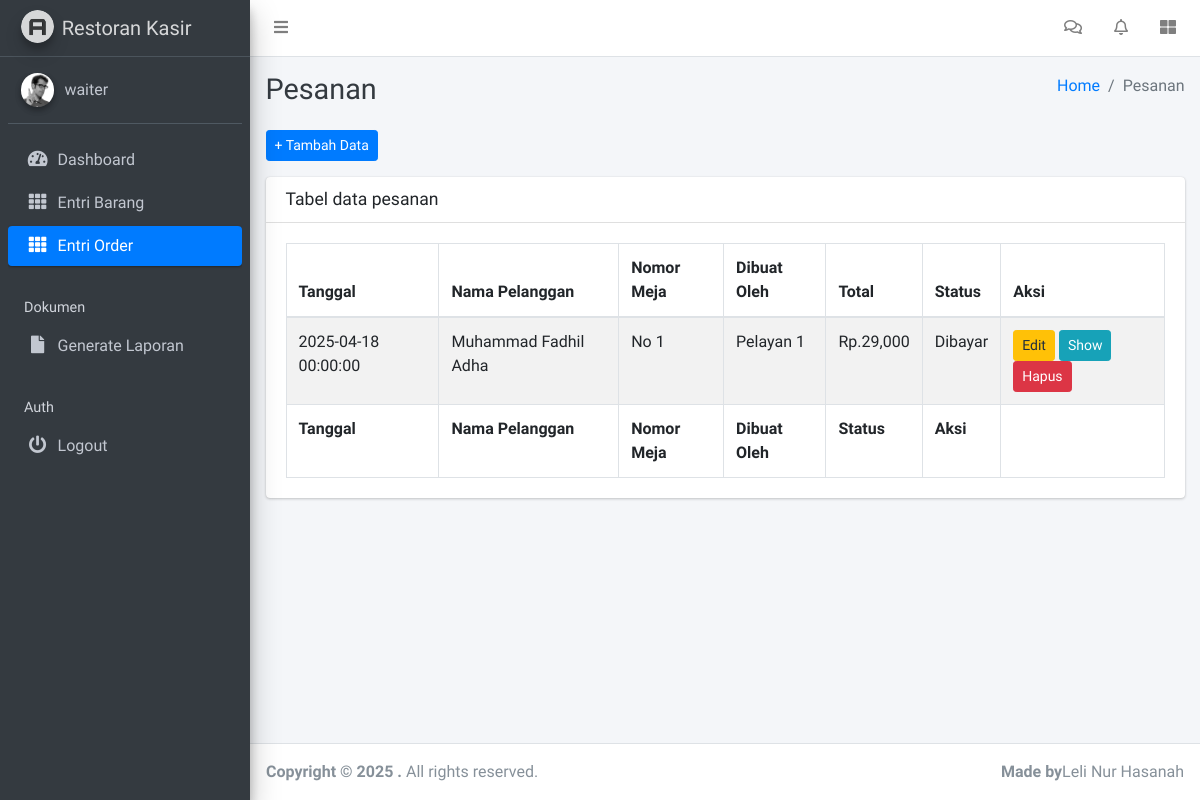
Page /dashboard/index.php?page=pesanan (signed in) on the earlier database version.
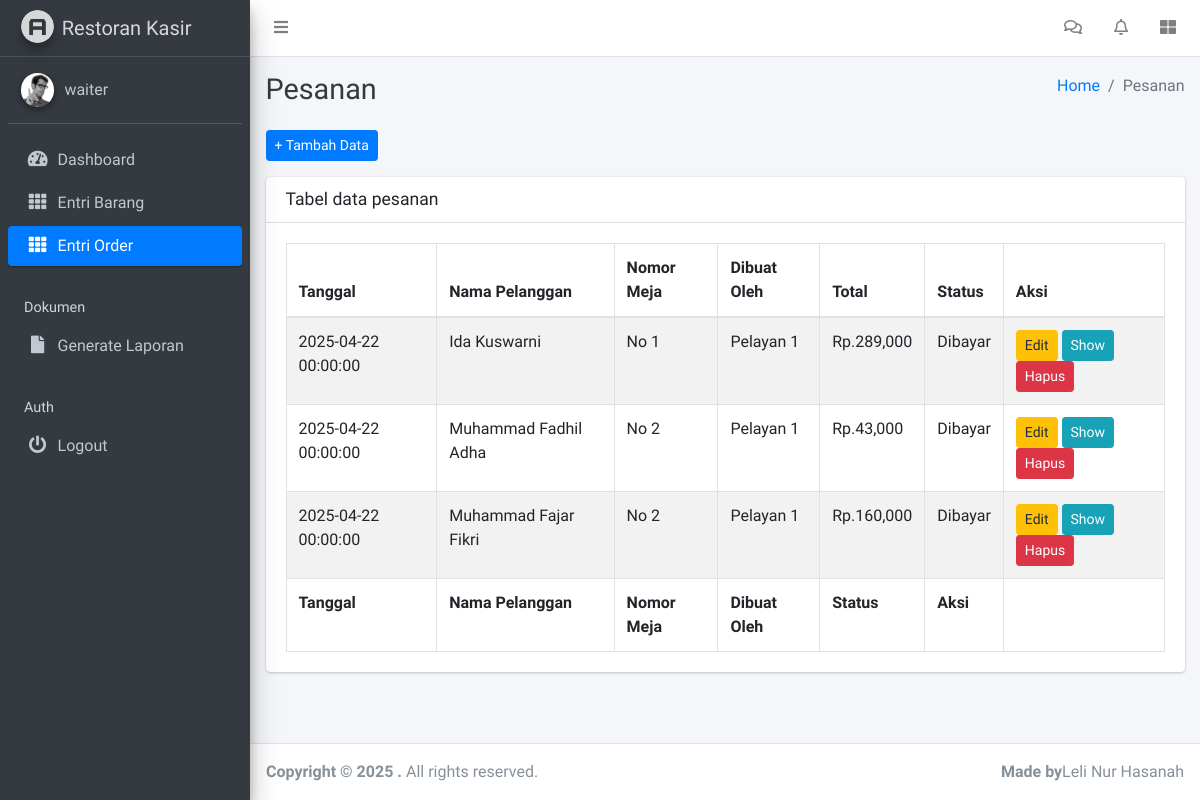
Same page on the later database version.
### tables this page shows
CREATE TABLE `pesanan` (
  `idpesanan` int NOT NULL,
  `idpelanggan` int DEFAULT NULL,
  `idmeja` int DEFAULT NULL,
  `iduser` int DEFAULT NULL,
  `tanggal` datetime DEFAULT CURRENT_TIMESTAMP,
  `invoice` varchar(255) DEFAULT NULL,
  `total` int DEFAULT NULL,
  `status` enum('diproses','selesai','dibayar') DEFAULT 'diproses'
);

CREATE TABLE `pelanggan` (
  `idpelanggan` int NOT NULL,
  `Namapelanggan` varchar(100) NOT NULL,
  `Jeniskelamin` tinyint(1) DEFAULT NULL,
  `Nohp` varchar(15) DEFAULT NULL,
  `Alamat` text
);

CREATE TABLE `meja` (
  `idmeja` int NOT NULL,
  `nomor_meja` varchar(10) NOT NULL,
  `status` enum('tersedia','terisi') DEFAULT 'tersedia'
);

CREATE TABLE `user` (
  `iduser` int NOT NULL,
  `username` varchar(50) NOT NULL,
  `password` varchar(255) NOT NULL,
  `Namauser` varchar(100) NOT NULL,
  `role` enum('administrator','waiter','kasir','owner') NOT NULL
);

### dashboard/pesanan/pesanan.php (the view, shortened to what this page needs)
<div class="content-wrapper">
    <div class="content-header">
      <div class="container-fluid">
        <div class="row mb-2">
          <div class="col-sm-6">
            <h1 class="m-0 text-dark">Pesanan</h1>
          </div>
          <div class="col-sm-6">
            <ol class="breadcrumb float-sm-right">
              <li class="breadcrumb-item"><a href="#">Home</a></li>
              <li class="breadcrumb-item active">Pesanan</li>
            </ol>
          </div>
        </div>
      </div>
    </div>
    <section class="content">
      <div class="container-fluid">
        <a href="?page=pesanan&action=add" class="btn btn btn-sm btn-primary mb-3">+ Tambah Data</a>
        <div class="card">
              <div class="card-header">
                <h3 class="card-title">Tabel data pesanan</h3>
              </div>
              <div class="card-body">
                <table id="example1" class="table table-bordered table-striped">
                  <thead>
                  <tr>
                    <th>Tanggal</th>
                    <th>Nama Pelanggan</th>
                    <th>Nomor Meja</th>
                    <th>Dibuat Oleh</th>
                    <th>Total</th>
                    <th>Status</th>
                    <th>Aksi</th>
                  </tr>
                  </thead>
                  <tbody>
                  <?php
                  $daftar_pesanan = mysqli_query($conn, "SELECT pelanggan.Namapelanggan, meja.nomor_meja, user.Namauser, pesanan.tanggal, pesanan.idpesanan, pesanan.total, pesanan.status FROM pesanan
                  INNER JOIN pelanggan ON pesanan.idpelanggan = pelanggan.idpelanggan
                  INNER JOIN meja ON pesanan.idmeja = meja.idmeja
                  INNER JOIN user ON pesanan.iduser = user.iduser") or die(mysqli_error());
                  foreach($daftar_pesanan as $pesanan) :
                  ?>
                  <tr>
                      <td><?php echo $pesanan['tanggal'] ?></td>
                    <td><?php echo $pesanan['Namapelanggan'] ?></td>
                    <td><?php echo $pesanan['nomor_meja'] ?></td>
                    <td><?php echo $pesanan['Namauser'] ?></td>
                    <td>Rp.<?php echo number_format($pesanan['total']) ?></td>
                    <td><?php echo ucfirst($pesanan['status']) ?></td>
                    <td>
                        <a href="?page=pesanan&action=edit&id=<?php echo $pesanan['idpesanan']; ?>" class="btn btn-warning btn-sm">Edit</a>
                        <a href="?page=pesanan&action=show&id=<?php echo $pesanan['idpesanan']; ?>" class="btn btn-info btn-sm">Show</a>
                        <a onclick="return confirm('Yakin hapus data?')" href="?page=pesanan&action=delete&id=<?php echo $pesanan['idpesanan']; ?>" class="btn btn-danger btn-sm">Hapus</a>
                    </td>
                  </tr>
                  <?php endforeach; ?>
                  </tbody>
                  <tfoot>
                  <tr>
                  <th>Tanggal</th>
                    <th>Nama Pelanggan</th>
                    <th>Nomor Meja</th>
                    <th>Dibuat Oleh</th>
                    <th>Status</th>
                    <th>Aksi</th>
                  </tr>
                  </tfoot>
                </table>
              </div>
            </div>
      </div>
    </section>
  </div>

### dashboard/index.php (shortened to what this page needs)
<?php
require '../config/config.php';
?>
<!DOCTYPE html>
<html>
<head>
  <link rel="stylesheet" href="../plugins/fontawesome-free/css/all.min.css">
  <link rel="stylesheet" href="https://code.ionicframework.com/ionicons/2.0.1/css/ionicons.min.css">
  <link rel="stylesheet" href="../plugins/tempusdominus-bootstrap-4/css/tempusdominus-bootstrap-4.min.css">
  <link rel="stylesheet" href="../plugins/icheck-bootstrap/icheck-bootstrap.min.css">
  <link rel="stylesheet" href="../plugins/jqvmap/jqvmap.min.css">
  <link rel="stylesheet" href="../dist/css/adminlte.min.css">
  <link rel="stylesheet" href="../plugins/overlayScrollbars/css/OverlayScrollbars.min.css">
  <link rel="stylesheet" href="../plugins/daterangepicker/daterangepicker.css">
  <link rel="stylesheet" href="../plugins/summernote/summernote-bs4.css">
  <link rel="stylesheet" href="../plugins/select2/css/select2.min.css">
  <link rel="stylesheet" href="../plugins/select2-bootstrap4-theme/select2-bootstrap4.min.css">
</head>
<body class="hold-transition sidebar-mini layout-fixed">
<div class="wrapper">
  <nav class="main-header navbar navbar-expand navbar-white navbar-light">
    <ul class="navbar-nav">
      <li class="nav-item">
        <a class="nav-link" data-widget="pushmenu" href="#" role="button"><i class="fas fa-bars"></i></a>
      </li>
    </ul>
    <ul class="navbar-nav ml-auto">
      <li class="nav-item dropdown">
        <a class="nav-link" data-toggle="dropdown" href="#">
          <i class="far fa-comments"></i>
        </a>
      </li>
      <li class="nav-item dropdown">
        <a class="nav-link" data-toggle="dropdown" href="#">
          <i class="far fa-bell"></i>
        </a>
      </li>
      <li class="nav-item">
        <a class="nav-link" data-widget="control-sidebar" data-slide="true" href="#" role="button">
          <i class="fas fa-th-large"></i>
        </a>
      </li>
    </ul>
  </nav>
  <aside class="main-sidebar sidebar-dark-primary elevation-4">
    <a href="index.php" class="brand-link">
      <img src="../dist/img/AdminLTELogo.png" alt="AdminLTE Logo" class="brand-image img-circle elevation-3"
           style="opacity: .8">
      <span class="brand-text font-weight-light">
        <?php
          if(isset($data) > 0){
            echo $data['nama_toko'];
          } else {
            echo "Restoran Kasir";
          }
        ?></span>
    </a>
    <div class="sidebar">
      <div class="user-panel mt-3 pb-3 mb-3 d-flex">
        <div class="image">
          <img src="../dist/img/user2-160x160.jpg" class="img-circle elevation-2" alt="User Image">
        </div>
        <div class="info">
          <a href="#" class="d-block"><?= $_SESSION['user']['role']; ?></a>
        </div>
      </div>
      <nav class="mt-2">
        <ul class="nav nav-pills nav-sidebar flex-column" data-widget="treeview" role="menu" data-accordion="false">
          <li class="nav-item">
            <a href="index.php" class="nav-link <?php if(isset($_GET['page'])){ echo''; } else { echo 'active'; } ?>">
              <i class="nav-icon fas fa-tachometer-alt"></i>
              <p>
                Dashboard
              </p>
            </a>
          </li>
            <?php if($_SESSION['user']['role'] === 'waiter'){  ?>
                <li class="nav-item">
            <a href="?page=barang" class="nav-link <?php if(isset($_GET['page'])){ if($_GET['page'] == 'barang'){ echo'active';  } else { echo ''; } } ?>">
              <i class="nav-icon fas fa-th"></i>
              <p>
                Entri Barang
              </p>
            </a>
          </li>
          <li class="nav-item">
            <a href="?page=pesanan" class="nav-link <?php if(isset($_GET['page'])){ if($_GET['page'] == 'pesanan'){ echo'active';  } else { echo ''; } } ?>">
              <i class="nav-icon fas fa-th"></i>
              <p>
                Entri Order
              </p>
            </a>
            </li>
            <li class="nav-header">Dokumen</li>
          <li class="nav-item">
            <a href="?page=laporan" class="nav-link <?php if(isset($_GET['page'])) { if($_GET['page'] == 'laporan') { echo'active'; } else { echo ''; } } ?>">
              <i class="nav-icon fas fa-file"></i>
              <p>Generate Laporan</p>
            </a>
          </li>
            <?php } ?>
            <li class="nav-header">Auth</li>
          <li class="nav-item">
            <a onclick="return confirm('Mau logout?')" href="auth/logout.php" confirm="" class="nav-link">
              <i class="nav-icon fas fa-power-off"></i>
              <p>Logout</p>
            </a>
          </li>
        </ul>
      </nav>
    </div>
  </aside>
<?php
  if(isset($_GET['page'])){
    if($_GET['page'] == 'meja')
    {
      include "meja/meja.php";
      if(isset($_GET['action'])){
        if($_GET['action'] == "add"){
          include "meja/add.php";
        }elseif($_GET['action'] == "edit"){
          include "meja/edit.php";
        }elseif($_GET['action'] == "delete"){
          include "meja/delete.php";
        }
      }
    }
    else if($_GET['page'] == 'pesanan'){
        include "pesanan/pesanan.php";
    }
  } else {
    include "dashboard.php";
  }
  ?>
  <footer class="main-footer">
    <strong>Copyright &copy; 2025 <a href="http://tokojaya.io"></a>.</strong>
    All rights reserved.
    <div class="float-right d-none d-sm-inline-block">
      <b>Made by</b>Leli Nur Hasanah
    </div>
  </footer>
</div>
</body>
</html>

Differences in the rows shown:
removed pesanan: tanggal "2025-04-18 00:00:00", idpelanggan.Namapelanggan "Muhammad Fadhil Adha", idmeja.nomor_meja "No 1", iduser.Namauser "Pelayan 1", total "29,000", status "Dibayar"
added pesanan: tanggal "2025-04-22 00:00:00", idpelanggan.Namapelanggan "Ida Kuswarni", idmeja.nomor_meja "No 1", iduser.Namauser "Pelayan 1", total "289,000", status "Dibayar"
added pesanan: tanggal "2025-04-22 00:00:00", idpelanggan.Namapelanggan "Muhammad Fadhil Adha", idmeja.nomor_meja "No 2", iduser.Namauser "Pelayan 1", total "43,000", status "Dibayar"
added pesanan: tanggal "2025-04-22 00:00:00", idpelanggan.Namapelanggan "Muhammad Fajar Fikri", idmeja.nomor_meja "No 2", iduser.Namauser "Pelayan 1", total "160,000", status "Dibayar"
